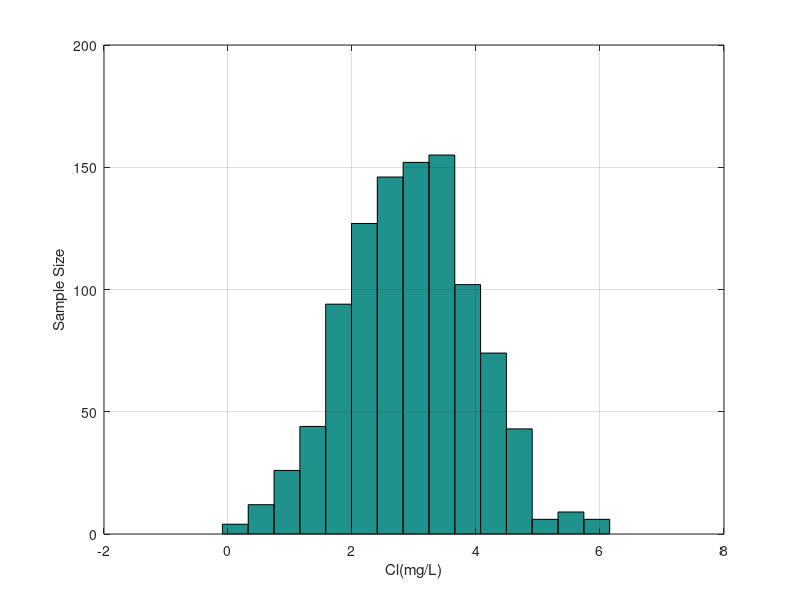

This chart was generated by the following MATLAB code:
%Tutorial 09 group 03
%Monte Carlo With Histogram for Cl
clear all; 
close all;
clc;

rng(123);
mu = 3;
sigma = 1;
size = 1000;

r = mu+sigma.*randn(size,1);
%generate histogram
hist(r,15);
xlabel('Cl(mg/L)');
ylabel('Sample Size');
grid on;

%calculate probability of failure
n = length(r);
allowable_amount = 5;
counter = 0;

for i = 1:n
    if r(i)>allowable_amount
        counter = counter+1;
    end
end

probability_failure = counter/size*100;
display(probability_failure);